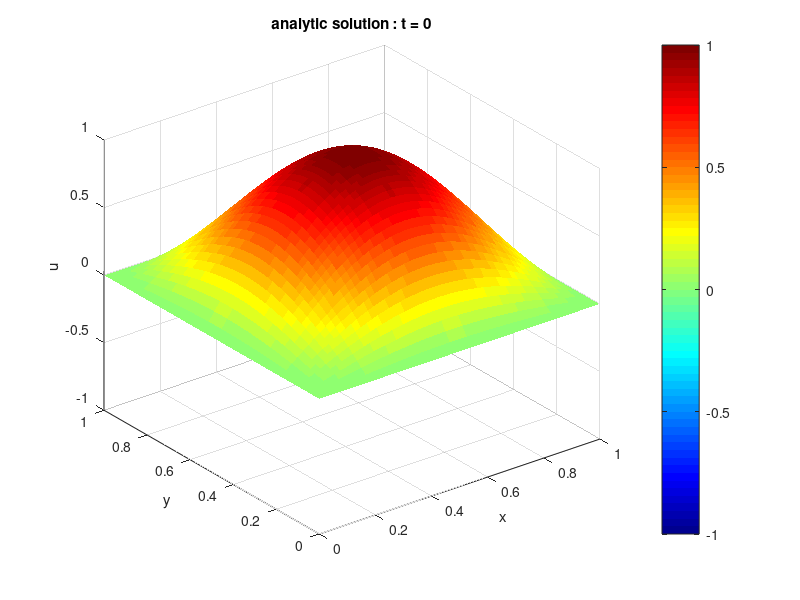

Reproduce this figure in MATLAB. (Note: this script raises an error after producing the figure.)
% Two Dimension Wave equation
clear all
dx = 0.02;
dy = 0.02;
dt = 0.01;
x = 0 : dx : 1;
y = 0 : dy : 1;
t = 0 : dt : 2;
[X,Y] = meshgrid(x,y);
u = zeros(size(y,2), size(x,2), size(t,2)); 

pic_num = 1;
for k = 1:size(t,2)
    u(:,:,k) = sin(pi * X) .* sin(pi * Y) * cos(pi * t(k));
    
    surf(x, y, u(:, :, k));
    colormap('jet');
    colorbar;
    caxis([-1,1])
    title(['analytic solution : t = ', num2str((k - 1) * dt)]);
    set(gca, 'XLim', [0, 1]);
    set(gca, 'YLim', [0, 1]);
    set(gca, 'ZLim', [-1, 1]);
    xlabel('x');
    ylabel('y');
    zlabel('u');
    shading flat;
    drawnow;
    pause(0.01);
    
    F=getframe(gcf);
    I=frame2im(F);
    [I,map]=rgb2ind(I,256);
    if pic_num == 1
        imwrite(I,map,'test.gif','gif', 'Loopcount',inf,'DelayTime',0.2);
    else
        imwrite(I,map,'test.gif','gif','WriteMode','append','DelayTime',0.2);
    end
    pic_num = pic_num + 1;
end